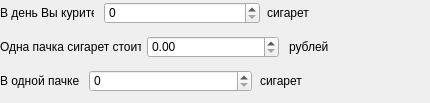
    <widget class="QWidget" name="cigarette_widget" native="true">
     <property name="sizePolicy">
      <sizepolicy hsizetype="Preferred" vsizetype="Fixed">
       <horstretch>0</horstretch>
       <verstretch>0</verstretch>
      </sizepolicy>
     </property>
     <property name="minimumSize">
      <size>
       <width>419</width>
       <height>95</height>
      </size>
     </property>
     <widget class="QWidget" name="verticalLayoutWidget_2">
      <property name="geometry">
       <rect>
        <x>0</x>
        <y>0</y>
        <width>421</width>
        <height>94</height>
       </rect>
      </property>
      <layout class="QVBoxLayout" name="verticalLayout_2">
       <property name="spacing">
        <number>10</number>
       </property>
       <item>
        <layout class="QHBoxLayout" name="horizontalLayout_4">
         <item>
          <widget class="QLabel" name="label_4">
           <property name="sizePolicy">
            <sizepolicy hsizetype="Maximum" vsizetype="Fixed">
             <horstretch>0</horstretch>
             <verstretch>0</verstretch>
            </sizepolicy>
           </property>
           <property name="minimumSize">
            <size>
             <width>94</width>
             <height>16</height>
            </size>
           </property>
           <property name="text">
            <string>В день Вы курите</string>
           </property>
          </widget>
         </item>
         <item>
          <widget class="QSpinBox" name="cigarettes_per_day_spinbox">
           <property name="sizePolicy">
            <sizepolicy hsizetype="Preferred" vsizetype="Fixed">
             <horstretch>0</horstretch>
             <verstretch>0</verstretch>
            </sizepolicy>
           </property>
           <property name="minimumSize">
            <size>
             <width>156</width>
             <height>22</height>
            </size>
           </property>
           <property name="maximum">
            <number>5000</number>
           </property>
          </widget>
         </item>
         <item>
          <widget class="QLabel" name="label_5">
           <property name="sizePolicy">
            <sizepolicy hsizetype="Preferred" vsizetype="Fixed">
             <horstretch>0</horstretch>
             <verstretch>0</verstretch>
            </sizepolicy>
           </property>
           <property name="minimumSize">
            <size>
             <width>155</width>
             <height>16</height>
            </size>
           </property>
           <property name="text">
            <string>сигарет</string>
           </property>
          </widget>
         </item>
        </layout>
       </item>
       <item>
        <layout class="QHBoxLayout" name="horizontalLayout_5">
         <item>
          <widget class="QLabel" name="label_6">
           <property name="sizePolicy">
            <sizepolicy hsizetype="Preferred" vsizetype="Fixed">
             <horstretch>0</horstretch>
             <verstretch>0</verstretch>
            </sizepolicy>
           </property>
           <property name="minimumSize">
            <size>
             <width>141</width>
             <height>16</height>
            </size>
           </property>
           <property name="text">
            <string>Одна пачка сигарет стоит</string>
           </property>
          </widget>
         </item>
         <item>
          <widget class="QDoubleSpinBox" name="cigarette_cost_doublespinbox">
           <property name="sizePolicy">
            <sizepolicy hsizetype="Preferred" vsizetype="Fixed">
             <horstretch>0</horstretch>
             <verstretch>0</verstretch>
            </sizepolicy>
           </property>
           <property name="minimumSize">
            <size>
             <width>132</width>
             <height>22</height>
            </size>
           </property>
           <property name="maximum">
            <double>1000000.000000000000000</double>
           </property>
          </widget>
         </item>
         <item>
          <widget class="QLabel" name="label_7">
           <property name="sizePolicy">
            <sizepolicy hsizetype="Preferred" vsizetype="Fixed">
             <horstretch>0</horstretch>
             <verstretch>0</verstretch>
            </sizepolicy>
           </property>
           <property name="minimumSize">
            <size>
             <width>132</width>
             <height>16</height>
            </size>
           </property>
           <property name="text">
            <string>рублей</string>
           </property>
          </widget>
         </item>
        </layout>
       </item>
       <item>
        <layout class="QHBoxLayout" name="horizontalLayout_6">
         <item>
          <widget class="QLabel" name="label_8">
           <property name="sizePolicy">
            <sizepolicy hsizetype="Maximum" vsizetype="Fixed">
             <horstretch>0</horstretch>
             <verstretch>0</verstretch>
            </sizepolicy>
           </property>
           <property name="minimumSize">
            <size>
             <width>79</width>
             <height>16</height>
            </size>
           </property>
           <property name="text">
            <string>В одной пачке</string>
           </property>
          </widget>
         </item>
         <item>
          <widget class="QSpinBox" name="cigarette_count_spinbox">
           <property name="minimumSize">
            <size>
             <width>163</width>
             <height>22</height>
            </size>
           </property>
           <property name="maximum">
            <number>5000</number>
           </property>
          </widget>
         </item>
         <item>
          <widget class="QLabel" name="label_9">
           <property name="sizePolicy">
            <sizepolicy hsizetype="Preferred" vsizetype="Fixed">
             <horstretch>0</horstretch>
             <verstretch>0</verstretch>
            </sizepolicy>
           </property>
           <property name="minimumSize">
            <size>
             <width>163</width>
             <height>16</height>
            </size>
           </property>
           <property name="text">
            <string>сигарет</string>
           </property>
          </widget>
         </item>
        </layout>
       </item>
      </layout>
     </widget>
    </widget>
